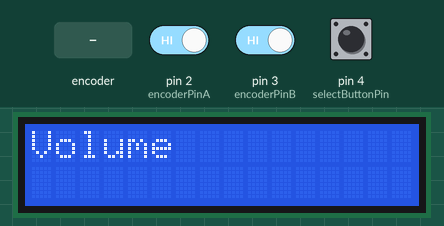
Bench run of a sketch on a simulated Arduino Uno, built with avr-gcc and run on an emulated ATmega328P. Parts: 16×2 character LCD. The inputs (shaded band) are chosen by the test bench; at power-on: pin 4 (selectButtonPin) HIGH, pin 2 (encoderPinA) HIGH, pin 3 (encoderPinB) HIGH. The local clock reads 2024-03-15 10:24:30 at power-on unless the sketch sets it.

Above: at 1.2 s.
1.3 s: rotary encoder on pin 2 (encoderPinA) / pin 3 (encoderPinB) turned 3 steps (first pin leading)
At 2.5 s:
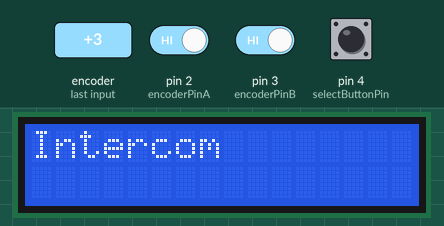
3.4 s: pin 4 (selectButtonPin) pulled LOW for 0.15 s
At 4.8 s:
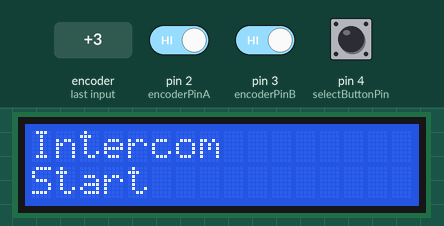
5.1 s: rotary encoder on pin 2 (encoderPinA) / pin 3 (encoderPinB) turned 1 step (first pin leading)
At 5.12 s:
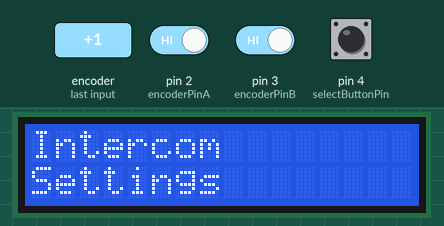
Timing chart, 0 to 8.1 s (numbered marks = the images above; inputs shaded):
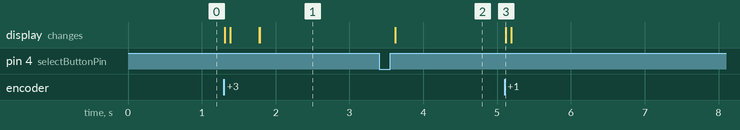

The sketch:

intercom.ino
```cpp
#include <Wire.h>
#include <LiquidCrystal_I2C.h>
#include <RTClib.h>

LiquidCrystal_I2C lcd(0x27, 16, 2);
RTC_DS3231 rtc;

const int encoderPinA = 2;
const int encoderPinB = 3;
const int selectButtonPin = 4;

volatile int encoderPosition = 0;
int lastReportedPosition = 0;
bool A_set = false;
bool B_set = false;
unsigned long lastInteraction = 0;
bool inMenu = true;
bool inSubMenu = false;
int currentMenu = 0;
int currentSubMenu = 0;

String menus[] = {"Volume", "Bluetooth", "Intercom"};
int numMenus = sizeof(menus) / sizeof(menus[0]);

String volumeOptions[] = {"Set Volume", "Mute"};
String bluetoothOptions[] = {"Pair", "Unpair", "Status"};
String intercomOptions[] = {"Start", "Stop", "Settings"};

int numSubMenus[] = {2, 3, 3};

void setup() {
  pinMode(encoderPinA, INPUT_PULLUP);
  pinMode(encoderPinB, INPUT_PULLUP);
  pinMode(selectButtonPin, INPUT_PULLUP);
  attachInterrupt(digitalPinToInterrupt(encoderPinA), doEncoderA, CHANGE);
  attachInterrupt(digitalPinToInterrupt(encoderPinB), doEncoderB, CHANGE);

  lcd.init();
  lcd.backlight();

  rtc.begin();
  lastInteraction = millis();
  displayMenu();
}

void loop() {
  if (digitalRead(selectButtonPin) == LOW) {
    delay(200);
    if (!inSubMenu) {
      inSubMenu = true;
      currentSubMenu = 0;
    } else {
      // Handle submenu selection if needed
    }
    displayMenu();
    lastInteraction = millis();
  }

  if (encoderPosition != lastReportedPosition) {
    if (!inSubMenu) {
      currentMenu = (currentMenu + (encoderPosition - lastReportedPosition) + numMenus) % numMenus;
    } else {
      currentSubMenu = (currentSubMenu + (encoderPosition - lastReportedPosition) + numSubMenus[currentMenu]) % numSubMenus[currentMenu];
    }
    lastReportedPosition = encoderPosition;
    displayMenu();
    lastInteraction = millis();
  }

  if (millis() - lastInteraction > 10000) {
    if (inMenu || inSubMenu) {
      lcd.clear();
      inMenu = false;
      inSubMenu = false;
    }
    displayDateTime();
  }
}

void displayMenu() {
  lcd.clear();
  lcd.setCursor(0, 0);
  lcd.print(menus[currentMenu]);

  if (inSubMenu) {
    lcd.setCursor(0, 1);
    switch (currentMenu) {
      case 0:
        lcd.print(volumeOptions[currentSubMenu]);
        break;
      case 1:
        lcd.print(bluetoothOptions[currentSubMenu]);
        break;
      case 2:
        lcd.print(intercomOptions[currentSubMenu]);
        break;
    }
  }
}

void displayDateTime() {
  DateTime now = rtc.now();
  lcd.setCursor(0, 0);
  lcd.print(now.toString("DD-MM-YYYY"));
  lcd.setCursor(0, 1);
  lcd.print(now.toString("hh:mm:ss"));
}

void doEncoderA() {
  A_set = digitalRead(encoderPinA) == HIGH;
  updateEncoder();
}

void doEncoderB() {
  B_set = digitalRead(encoderPinB) == HIGH;
  updateEncoder();
}

void updateEncoder() {
  if (A_set == B_set) {
    encoderPosition++;
  } else {
    encoderPosition--;
  }
}
```

Measured:
- after the input at 1.3 s, the display: first changes at once (image 1 shows a later state)
- after the input at 3.4 s, the display: changes after 0.22 s (image 2)
- after the input at 5.1 s, the display: changes at once (image 3)
